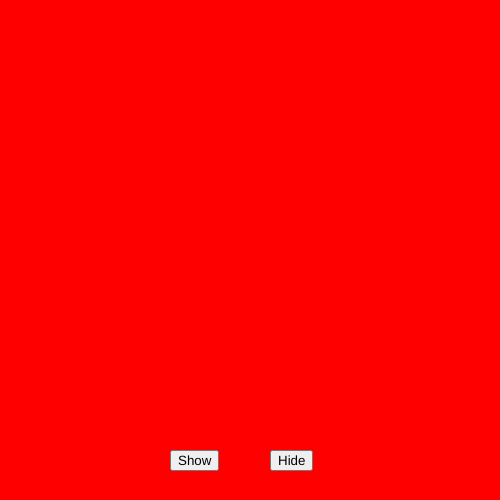
Frame 1 (no input)
Frame 60 (no input): identical to frame 1, image omitted
Frame 120 (the mouse pressed at the canvas centre since frame 60): identical to frame 1, image omitted

The p5.js sketch that drew this single still picture (run headless with seeded random() and noise() and a simulated clock; from frame 60 on, the mouse is pressed at the canvas centre):

// p5.js sketch
// ── sketch.js
var backgroundColor = "red";
var showShape
var hideShape
var showButton, hideButton;
var buttonHide
var r = "red";
var w = "white";
var showingOrHiding = 0; //0 is hiding, 1 is showing



function setup() {
  // put setup code here
  createCanvas(500,500);
  background(backgroundColor);
  noStroke();

  showButton = createButton("Show");
  showButton.position(170,450);
  showButton.mousePressed(function(){
    //set the action, what do you want the mousepress to do

      //ellipse()
      //fill("white");
      //ellipse(width/2,height/2,200,200);

      showingOrHiding = 1;
  });

  hideButton = createButton("Hide");
  hideButton.position(270,450);
  hideButton.mousePressed(function(){

    //set the action, what do you want the mousepress to do

      //ellipse()
      //fill("red");
      //ellipse(width/2,height/2,200,200);

      showingOrHiding = 0;
  });
}

function draw() {
  // put drawing code here
  background(backgroundColor);
  //ellipse(width/2,height/2,200,200);

  if(showingOrHiding == 1){
    fill(0);
    //mouseX and MouseY make the ellipse follow around the cursor
    ellipse(mouseX, mouseY,10,10);
    //ellipse(width/2,height/2,200,200); makes a circle in the middle
  }

  if(showingOrHiding == 0){

  }



}
